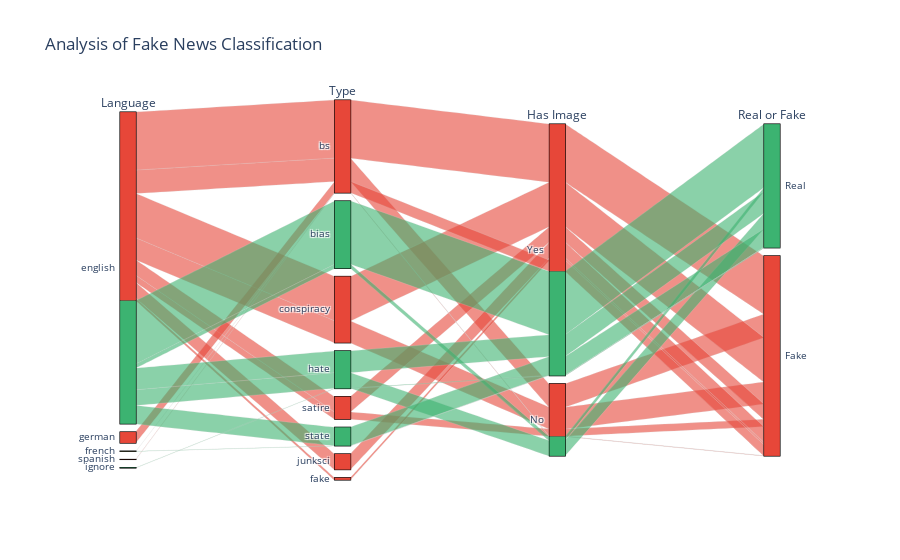

This figure's notebook cell:
### Markdown cell above
In the first chart the majority of the participants spend 1 - 2.5 using social media in a day. However, a significant portion of the participants also spend more than 4 hours on social media daily. This shows that some of the participants dedicate a considerable amount of time in their day to social media platforms, which can lead to limited physical activity. 
In the second chart, a significant portion of the participants, although not the majority, stated that they don’t spend time on daily physical activities. This shows that a pretty significant number of people are not engaging in daily physical activities, which can have negative effects on their health and well-being. 
The data suggests that a significant percentage of individuals spend an excessive amount of time on social media platforms, instead of potentially engaging in physical activities.

### Code cell
{
    "tags": [
        "hide-input",
    ]
}

df5 = pd.read_csv('fakenews.csv')
df5.head()

df5 = df5[df5['language'].notna()]
df5['hasImage'] = df5['hasImage'].apply(lambda x: 'Yes' if x == 1 else 'No')

language = ['english', 'german', 'french', 'spanish', 'ignore']
type = ['bs', 'bias', 'conspiracy', 'hate', 'satire', 'state', 'junksci', 'fake']

fig_parallel2 = go.Figure(data=go.Parcats(
    dimensions=[
        {'label': 'Language', 'values': df5['language'], 'categoryarray': language},
        {'label': 'Type', 'values': df5['type'], 'categoryarray': type},
        {'label': 'Has Image', 'values': df5['hasImage']},
        {'label': 'Real or Fake', 'values': df5['label']}
    ],
    line={'color': df5['label'].apply(lambda x: 'mediumseagreen' if x == 'Real' else '#E74739')}
))

fig_parallel2.update_layout(title='Analysis of Fake News Classification')
fig_parallel2.show()

### Figure 1 — Plotly figure (JSON) as saved in the notebook; plotly's stock layout.template omitted (floating-point values rounded to 4 significant figures; data arrays with more than 128 entries replaced by an {"elided": "..."} marker saying what was removed)
{"data": [{"dimensions": [{"categoryarray": ["english", "german", "french", "spanish", "ignore"], "label": "Language", "values": {"elided": "2095 str values"}}, {"categoryarray": ["bs", "bias", "conspiracy", "hate", "satire", "state", "junksci", "fake"], "label": "Type", "values": {"elided": "2095 str values"}}, {"label": "Has Image", "values": {"elided": "2095 str values"}}, {"label": "Real or Fake", "values": {"elided": "2095 str values"}}], "line": {"color": {"elided": "2095 str values"}}, "type": "parcats"}], "layout": {"title": {"text": "Analysis of Fake News Classification"}}}
